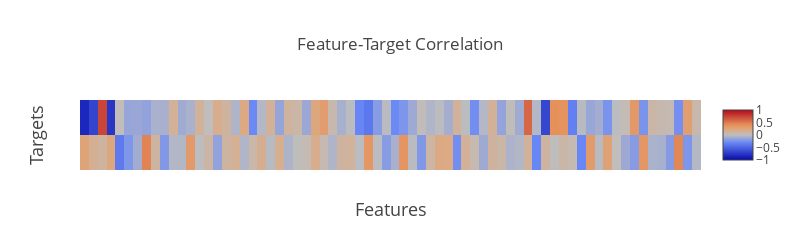

Source (notebook cell):
### Markdown cell above
Conclusions: <br />
    - lattice_angle_beta_degree highly correlated with lattice_vector_1_ang.  Plot both together and combine as new feature?
    - number of atoms correlated with larger lattice vectors - self-explanatory.
    - space group correlated with larger lattice_vector_3_ang.  Any way to use this?

### Code cell
#Correlations between features and targets
corrAll = dfTrain[featCol + targets].corr()
dataCorrAll = [go.Heatmap(x = featCol, y = targets, z = corrAll.loc[targets, featCol].values,
                          zmin = -1, zmax = 1, showscale = True)]
layout = dict(title = 'Feature-Target Correlation',
              xaxis = dict(title = 'Features', titlefont = dict(size = 18),
                           showticklabels = False, ticks = ""),
              yaxis = dict(title = 'Targets', titlefont = dict(size = 18),
                           showticklabels = False, ticks = ""),
              width = 800, height = 250,
              autosize = False
              )
figure = dict(data = dataCorrAll, layout = layout)
iplot(figure)

### Figure 1 — Plotly figure (JSON) as saved in the notebook; plotly's stock layout.template omitted (floating-point values rounded to 4 significant figures; data arrays with more than 128 entries replaced by an {"elided": "..."} marker saying what was removed)
{"data": [{"showscale": true, "type": "heatmap", "x": ["O-O NN1 BL Avg", "Cation-O NN1 BL Avg", "percent_atom_al", "percent_atom_in", "percent_atom_ga", "lattice_vector_1_ang", "lattice_vector_2_ang", "lattice_vector_3_ang", "lattice_angle_alpha_degree", "lattice_angle_beta_degree", "lattice_angle_gamma_degree", "number_of_total_atoms", "spacegroup", "Al CN Avg", "Al CN Max", "Al CN Min", "Ga CN Avg", "Ga CN Max", "Ga CN Min", "Al-Al NN1 BL Avg", "Al-Ga NN1 BL Avg", "Al-In NN1 BL Avg", "Ga-Ga NN1 BL Avg", "Ga-In NN1 BL Avg", "In-In NN1 BL Avg", "Al-Al NN1 BL Range", "Al-Ga NN1 BL Range", "Al-In NN1 BL Range", "Ga-In NN1 BL Range", "Ga-Ga NN1 BL Range", "In-In NN1 BL Range", "Volume", "Hull Volume 1-2", "Hull Volume 1-3", "Hull Volume 2-3", "Hull Volume Per Atom", "Hull Volume 1-2 Per Atom", "Hull Volume 1-3 Per Atom", "Hull Volume 2-3 Per Atom", "Unique 1", "Unique 2", "Unique 3", "Clusters", "Clusters 1-2", "Clusters 1-3", "Clusters 2-3", "Clusters 1-2 Per Atom", "Clusters 1-3 Per Atom", "Clusters 2-3 Per Atom", "O Atoms", "Al Atoms", "Ga Atoms", "In Atoms", "Al-In Ratio", "Al-Ga Ratio", "In-Ga Ratio", "bucket1_sg", "bucket2_sg", "area_bucket_3", "area_bucket_4", "nota_10", "nota_20", "nota_30", "nota_40", "nota_60", "spacegroup_33", "spacegroup_206", "spacegroup_227", "clusters_of_lattices", "clusters_of_lattices_0"], "y": ["formation_energy_ev_natom", "bandgap_energy_ev"], "z": {"elided": "2x70 float values"}, "zmax": 1, "zmin": -1}], "layout": {"autosize": false, "height": 250, "title": "Feature-Target Correlation", "width": 800, "xaxis": {"showticklabels": false, "ticks": "", "title": "Features", "titlefont": {"size": 18}}, "yaxis": {"showticklabels": false, "ticks": "", "title": "Targets", "titlefont": {"size": 18}}}}
